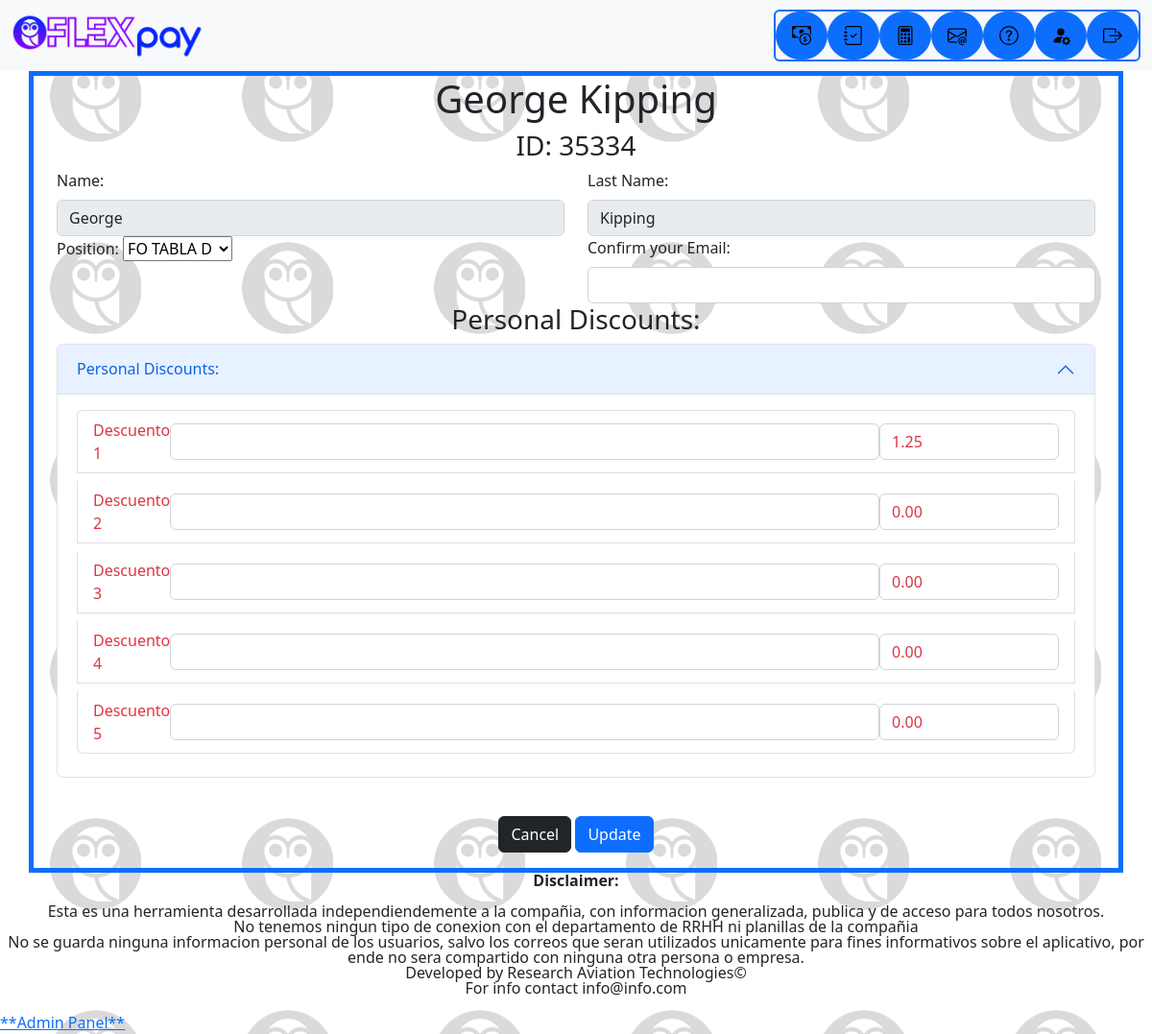
Page /profile/1/ (signed in) on the earlier database version.
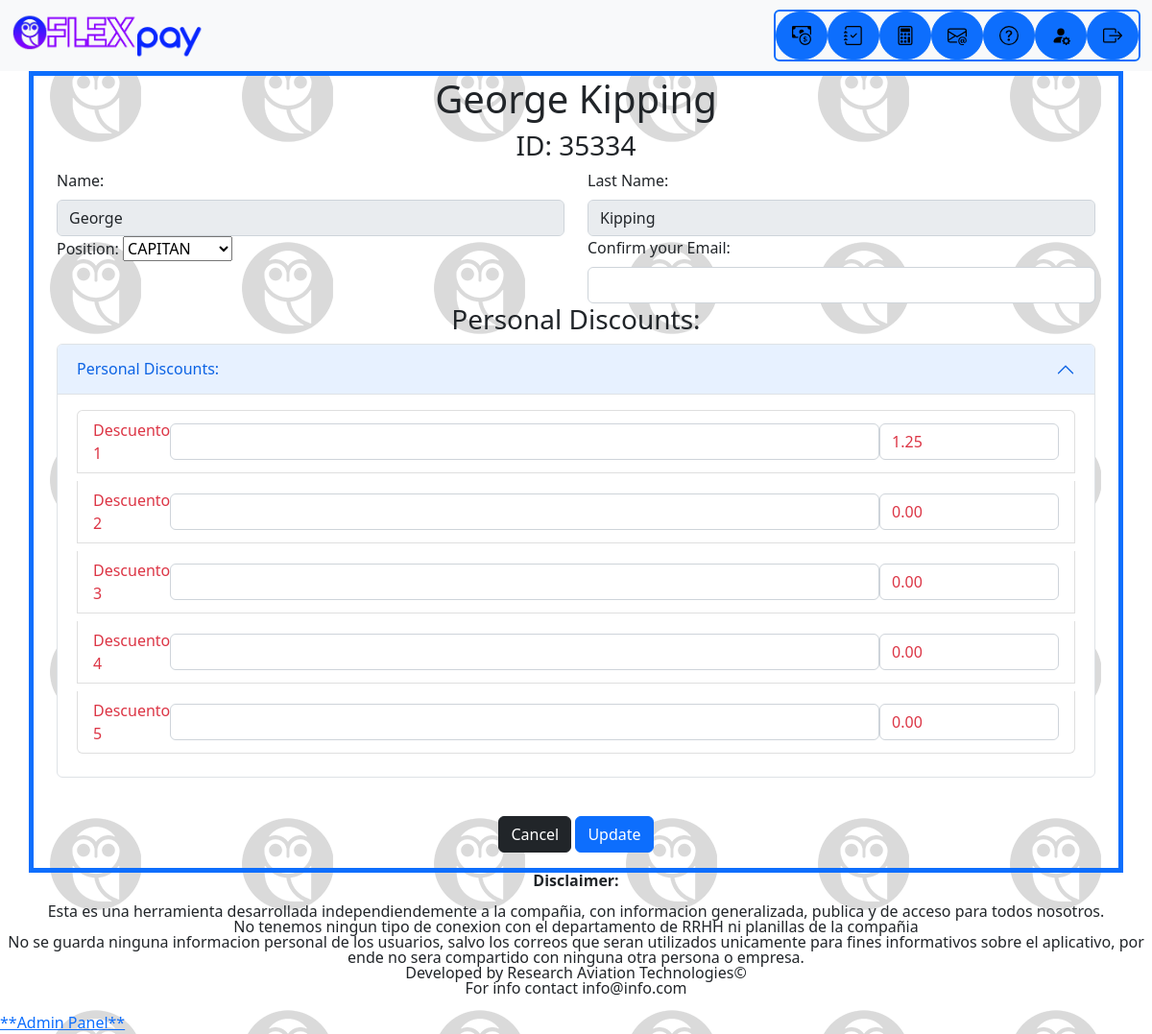
Same page on the later database version.
### main/models.py (models this page shows, shortened)
class User(AbstractUser):
    cmp_id = models.CharField(unique=True, max_length=20, null=True)
    username = models.CharField(max_length=20)
    email = models.EmailField(null=True)
    position = models.ForeignKey(PilotRank,on_delete=models.CASCADE,max_length=20,null=True)
    custom_disc_1 = models.DecimalField(max_digits=7, decimal_places=2, default=0)
    custom_disc_1_name =models.CharField(max_length=250,default='Descuento 1')
    custom_disc_2 = models.DecimalField(max_digits=7, decimal_places=2, default=0)
    custom_disc_2_name =models.CharField(max_length=250,default='Descuento 2')
    custom_disc_3 = models.DecimalField(max_digits=7, decimal_places=2, default=0)
    custom_disc_3_name =models.CharField(max_length=250,default='Descuento 3')
    custom_disc_4 = models.DecimalField(max_digits=7, decimal_places=2, default=0)
    custom_disc_4_name =models.CharField(max_length=250,default='Descuento 5')
    custom_disc_5 = models.DecimalField(max_digits=7, decimal_places=2, default=0)
    custom_disc_5_name =models.CharField(max_length=250,default='Descuento 5')
    USERNAME_FIELD  =   'cmp_id'
    REQUIRED_FIELDS =   ['username']

### main/views.py (the view, shortened to what this page needs)
# urls.py: path('profile/<str:pk>/', views.userprofile, name='profile'),
@login_required(login_url='login')
def userprofile(request,pk):
    user = User.objects.get(id=pk)
    user2 = request.user
    form = UpdateUserForm(instance=user2)
    return render(request,'main/user_profile.html', {'form': form})

### main/models.py (called while the page is built)
    def __str__(self):
        return self.pilot_position

### main/templates/main/user_profile.html (shortened to what this page needs)
{% extends 'main.html' %}
{% block content %}
<form class="container border border-primary border-5 gx-5 gy-5" action="" method="POST">
    <div class="text-center"><h1>{{user.first_name}} {{user.last_name}}</h1></div>
    <div class="text-center"><h3>ID: {{user.cmp_id}}</h3></div>
    <div class="row">
        <div class="col-sm">
        <label class="form-label">Name:</label>
        {{ form.first_name }}
    </div>
    <div class="col-sm">
        <label class="form-label">Last Name:</label>
        {{ form.last_name }}
    </div>
</div>
    <div class="row">
        <div class="col-sm">
            <label class="form-label">Position:</label>
            {{ form.position }}
        </div>
        <div class="col-sm">
            <label class="form-label">Confirm your Email:</label>
            {{ form.email }}
        </div>
    </div>
    <div class="row text-center"><h3>Personal Discounts:</h3></div>
    <div class="row">
        <div class="col-sm">
            <div class="accordion">
                <div class="accordion-item">
                    <h2 class="accordion-header">
                        <button class="accordion-button" type="button" data-bs-toggle="collapse" data-bs-target="#collapseOne" aria-expanded="true" aria-controls="collapseOne">
                          Personal Discounts:
                        </button>
                      </h2>
                      <div id="collapseOne" class="accordion-collapse collapse show" data-bs-parent="#accordionExample">
                        <div class="accordion-body">
                            <ul class="list-group">
                                <li class="form-label text-danger list-group-item d-flex justify-content-between align-items-center">
                                Descuento 1{{ form.custom_disc_1_name }}
                                <span>{{ form.custom_disc_1 }}</span>
                                </li>
                                <li class="form-label text-danger list-group-item d-flex justify-content-between align-items-center">
                                Descuento 2{{ form.custom_disc_2_name }}
                                <span>{{ form.custom_disc_2 }}</span>
                                </li>
                                <li class="form-label text-danger list-group-item d-flex justify-content-between align-items-center">
                                Descuento 3{{ form.custom_disc_3_name }}
                                <span>{{ form.custom_disc_3 }}</span>
                                </li>
                                <li class="form-label text-danger list-group-item d-flex justify-content-between align-items-center">
                                Descuento 4{{ form.custom_disc_4_name }}
                                <span>{{ form.custom_disc_4 }}</span>
                                </li>
                                <li class="form-label text-danger list-group-item d-flex justify-content-between align-items-center">
                                Descuento 5{{ form.custom_disc_5_name }}
                                <span>{{ form.custom_disc_5 }}</span>
                                </li>
                            </ul>
                        </div>
                      </div>
                </div>
            </div>
        </div>
    </div>
<div class="text-center my-3">
    <a href="/" class="btn btn-dark">Cancel</a>
    <button class="btn btn-primary" type="submit">Update</button>
</div>
</form>
{% endblock content %}

Differences in the rows shown:
changed User "George": position "FO TABLA D" → "CAPITAN"
